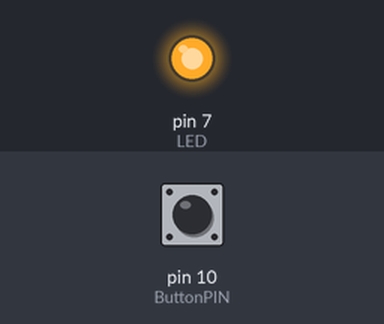
A sketch run on a simulated Arduino Uno, built with avr-gcc and run on an emulated ATmega328P. On the bench: output pins drawn as LEDs (lit = HIGH). The test bench sets the inputs (shaded band); at power-on: pin 10 (ButtonPIN) HIGH.

Above: at 1.2 s.
1.3 s: pin 10 (ButtonPIN) pulled LOW for 0.15 s
At 1.37 s:
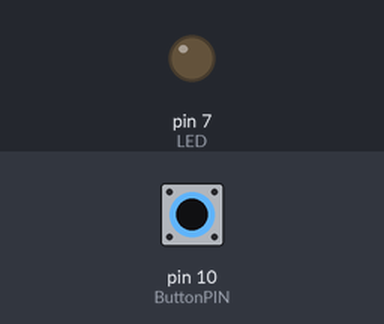
2.9 s: pin 10 (ButtonPIN) pulled LOW for 3.2 s
At 7.3 s:
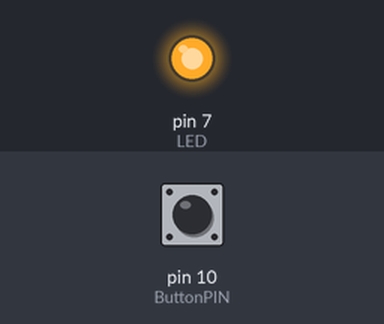
Timing chart, 0 to 8.8 s (numbered marks = the images above; inputs shaded):
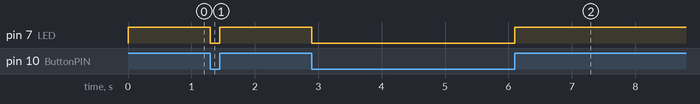

Measured:
- after the input at 1.3 s, pin 7 (LED): HIGH → LOW at once, → HIGH 0.15 s later
- after the input at 2.9 s, pin 7 (LED): HIGH → LOW at once, → HIGH 3.2 s later

The sketch:

Cotrol_Statements.ino
```cpp
int LED =7;
int ButtonPIN=10;

void setup() {
  // put your setup code here, to run once:
pinMode(LED, OUTPUT);
pinMode(ButtonPIN, INPUT);
}

void loop() {
  // short end  is connected to grnd and high to resistor
 if(digitalRead(ButtonPIN)== 0){
 digitalWrite(LED, LOW);
 }
 else{
 digitalWrite(LED, HIGH);
 }


}
```
